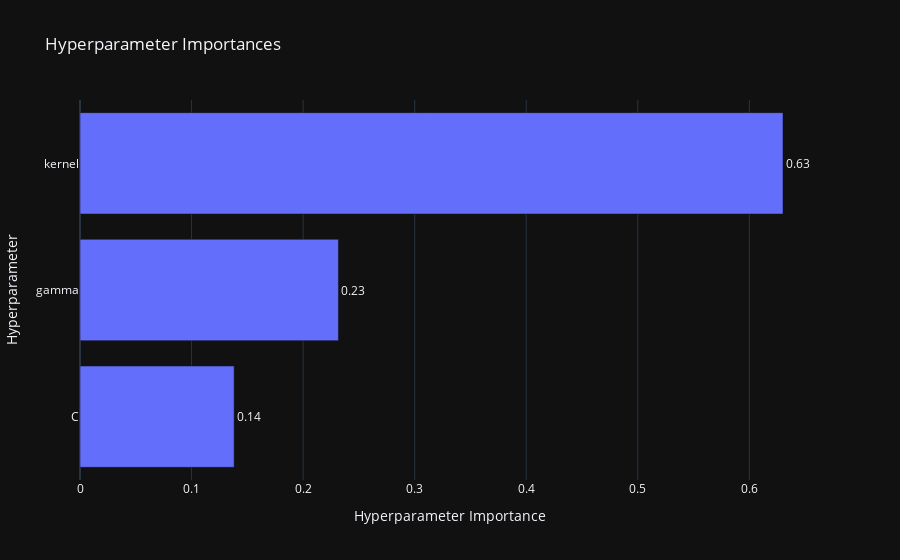

The cell this chart's notebook holds for it:
### Code cell
vis.plot_param_importances(study)

### Figure 1 — Plotly figure (JSON) as saved in the notebook; plotly's stock layout.template omitted (floating-point values rounded to 4 significant figures)
{"data": [{"cliponaxis": false, "hovertemplate": ["C (FloatDistribution): 0.1381791915663211<extra></extra>", "gamma (FloatDistribution): 0.23167136734815322<extra></extra>", "kernel (CategoricalDistribution): 0.6301494410855256<extra></extra>"], "name": "Objective Value", "orientation": "h", "text": ["0.14", "0.23", "0.63"], "textposition": "outside", "x": [0.1382, 0.2317, 0.6301], "y": ["C", "gamma", "kernel"], "type": "bar"}], "layout": {"title": {"text": "Hyperparameter Importances"}, "xaxis": {"title": {"text": "Hyperparameter Importance"}}, "yaxis": {"title": {"text": "Hyperparameter"}}}}
